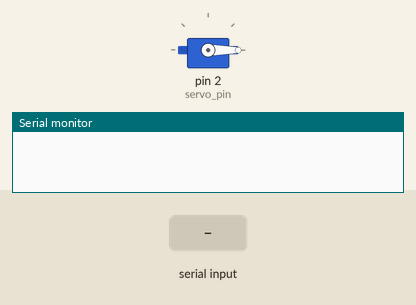
Simulated run of this sketch. Board: Arduino Uno, built with avr-gcc and run on an emulated ATmega328P. Parts: servo, the last lines printed to the serial monitor. Wiring (inferred from the names in the program): servo: signal pin 2. Inputs (shaded band) come from the test bench. Servo pulses on a pin are drawn as a servo (544–2400 µs = 0–180°).

Above: at 1.2 s.
1.3 s: "90,45\n" received over Serial
At 2.1 s:
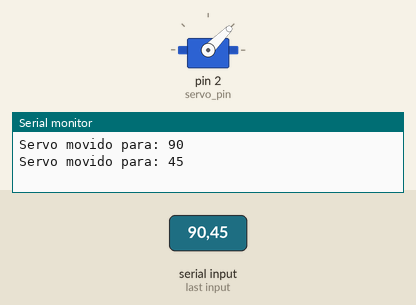
3.8 s: "30,150\n" received over Serial
At 4.6 s:
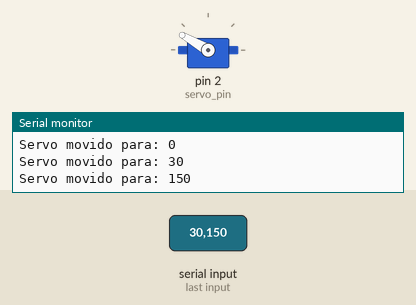
6.3 s: "90\n" received over Serial
At 6.8 s:
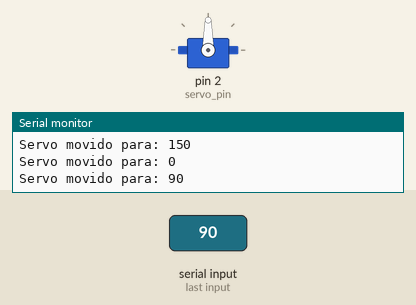
Timing chart, 0 to 9.3 s (numbered marks = the images above; inputs shaded):
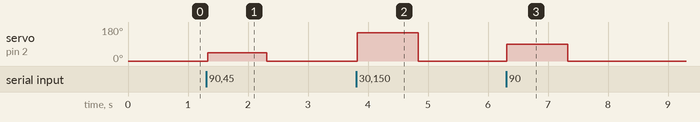

The sketch:

testeservo.ino
```cpp
#define usToTicks(_us)    (( clockCyclesPerMicrosecond() * (_us)) / 8)
#define ticksToUs(_ticks) (((unsigned)(_ticks) * 8) / clockCyclesPerMicrosecond())

#define REFRESH_INTERVAL 20000  // Tempo entre pulsos de servo em microssegundos
#define servo_pulsemax  2400
#define servo_pulsemin 544

const byte servo_pin = 2;
long angulo_teste = 0;

volatile unsigned int servo_ticks;  // Duração do pulso em "ticks"

void handle_interrupt_simple()
{
  static bool servoAtivo = 0;

  if (servoAtivo)
  {
    // Final do pulso (LOW)
    PORTD &= ~(1 << servo_pin);  // digitalWrite(servo_pin, LOW)
    servoAtivo = 0;
    // Ajusta o tempo de espera até o próximo pulso (20ms total)
    OCR1A = usToTicks(REFRESH_INTERVAL - servo_ticks);  // Tempo de LOW = REFRESH_INTERVAL - HIGH
  }
  else
  {
    // Início do pulso (HIGH)
    PORTD |= (1 << servo_pin);   // digitalWrite(servo_pin, HIGH)
    OCR1A = TCNT1 + servo_ticks; // Tempo de HIGH
    servoAtivo = 1;
  }
}

ISR(TIMER1_COMPA_vect)
{
  handle_interrupt_simple();
}

void servo_attach()
{
  pinMode(servo_pin, OUTPUT);

  // Configuração do Timer1
  TCCR1A = 0;              // Modo normal
  TCCR1B = _BV(CS11);      // Prescaler = 8
  TCNT1 = 0;

  TIFR1 |= _BV(OCF1A);     // Limpa flags de interrupção pendente
  TIMSK1 |= _BV(OCIE1A);   // Habilita interrupção por comparação
}

void servo_write(byte ang)
{

  ang = constrain(ang, 0, 180);  // Limita entre 0 e 180

  unsigned int pulse = map(ang, 0, 180, servo_pulsemin, servo_pulsemax);
  pulse = usToTicks(pulse);

  // Atualiza o tempo de pulso com interrupções desabilitadas
  uint8_t oldSREG = SREG;
  cli();              // Desativa interrupções
  servo_ticks = pulse;
  SREG = oldSREG;     // Restaura estado de interrupções
}

void setup()
{
  Serial.begin(9600);
  servo_attach();     // Configura o timer e o pino do servo
  servo_write(angulo_teste);    // Servo na posição neutra
}

void loop()
{

  if (Serial.available()) {
    angulo_teste = Serial.parseInt();  // Lê um número inteiro da serial

    if (angulo_teste >= 0 && angulo_teste <= 180) {
      servo_write(angulo_teste);           // Define o ângulo do servo
      Serial.print("Servo movido para: ");
      Serial.println(angulo_teste);
    } else {
      Serial.println("Valor inválido. Digite um número entre 0 e 180.");
    }
  }
}
```

Measured:
- after the input at 1.3 s, servo on pin 2 (servo_pin): 0° → 45° at once, → 0° 0.98 s later
- after the input at 3.8 s, servo on pin 2 (servo_pin): 0° → 150° at once, → 0° 1.0 s later
- after the input at 6.3 s, servo on pin 2 (servo_pin): 0° → 90° at once, → 0° 1.0 s later
